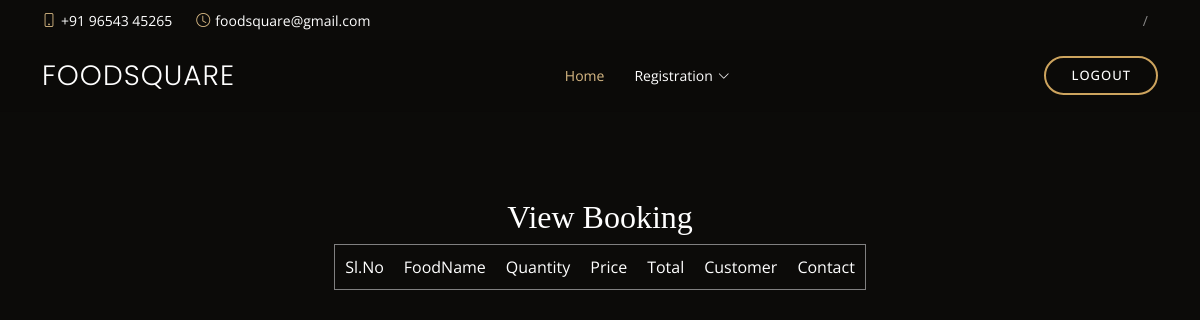
Page /Restaurant/viewproduct/2 on the earlier database version.
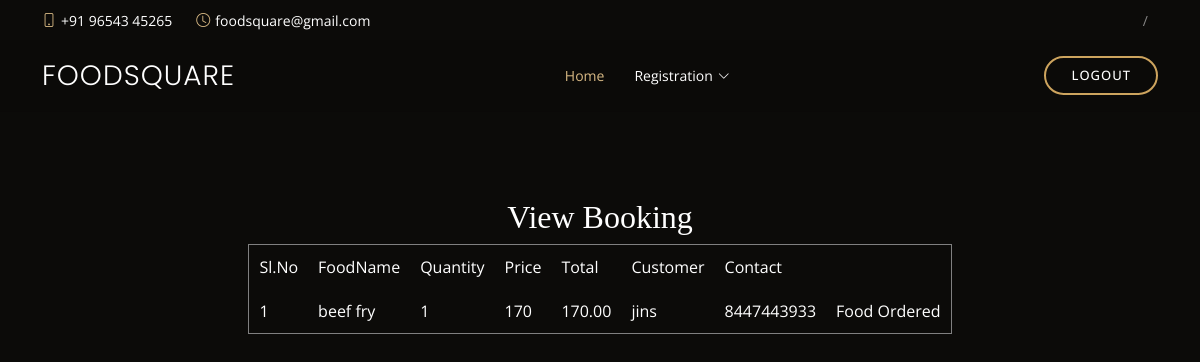
Same page on the later database version.
### User/models.py (models this page shows)
class tbl_cart(models.Model):
    cart_qty=models.CharField(max_length=50,default=1)
    cart_status = models.IntegerField(default="0")
    food = models.ForeignKey(tbl_food, on_delete=models.CASCADE)
    booking = models.ForeignKey(tbl_booking, on_delete=models.CASCADE)

class tbl_booking(models.Model):
    booking_amount=models.CharField(max_length=50)
    booking_datetime=models.DateTimeField(auto_now_add=True)
    booking_status = models.IntegerField(default="0")
    user = models.ForeignKey(tbl_user, on_delete=models.CASCADE)
    delivery = models.ForeignKey(tbl_deliveryboy, on_delete=models.CASCADE, null=True)

### Restaurant/models.py (models this page shows)
class tbl_food(models.Model):
    food_name=models.CharField(max_length=50)
    foodtype=models.ForeignKey(tbl_foodtype,on_delete=models.CASCADE,null=True)
    category=models.ForeignKey(tbl_category,on_delete=models.CASCADE,null=True)
    rest=models.ForeignKey(tbl_restaurant,on_delete=models.CASCADE,null=True)
    food_photo=models.FileField(upload_to='Assets/FoodImage/')
    food_price=models.CharField(max_length=50)

### Guest/models.py (models this page shows)
class tbl_user(models.Model):
    user_name=models.CharField(max_length=50)
    user_gender=models.CharField(max_length=50)
    user_contact=models.CharField(max_length=50)
    user_contact1=models.CharField(max_length=50)
    user_email=models.CharField(max_length=50)
    user_password=models.CharField(max_length=50)
    place = models.ForeignKey(tbl_place, on_delete=models.CASCADE)

### Restaurant/views.py (the view)
# urls.py: path('viewproduct/<int:id>',views.viewproduct,name="viewproduct"),
def viewproduct(request,id):
     cart = tbl_cart.objects.filter(booking=id)
     return render(request,"Restaurant/View_product.html",{"data":cart})

### Restaurant/Templates/Restaurant/View_product.html (shortened to what this page needs)
{% extends 'Restaurant/Head.html' %}
{% block content %}
{% load static %}
<!DOCTYPE html>
<html lang="en">
<head>
</head>
<body>
<form action="" method="post">
    <br><br>
    <h2 align="center">View Booking</h2>
<table border="1" align="center">
    <tr>
        <td>Sl.No</td>
        <td>FoodName</td>
        <td>Quantity</td>
        <td>Price</td>
        <td>Total</td>
        <td>Customer</td>
        <td>Contact</td>
    </tr>
    {% for i in data %}
    <tr>
        <td>{{forloop.counter}}</td>
        <td>{{i.food.food_name}}</td>
        <td>{{i.cart_qty}}</td>
        <td>{{i.food.food_price }}</td>
        <td>{{i.booking.booking_amount}}</td>
        <td>{{i.booking.user.user_name}}</td>
        <td>{{i.booking.user.user_contact}}</td>
        <td>{% if  i.booking.booking_status == 3 %}
            Food Ordered
            {% endif %}
        </td>
    </tr>
    {% endfor %}
</form>
</body>
</html>
{% endblock content %}

### Restaurant/Templates/Restaurant/Head.html (shortened to what this page needs)
<!DOCTYPE html>
<html lang="en">
{% load static %}
<head>
  <link href="{% static 'Main/assets/vendor/animate.css/animate.min.css' %}" rel="stylesheet">
  <link href="{% static 'Main/assets/vendor/aos/aos.css' %}" rel="stylesheet">
  <link href="{% static 'Main/assets/vendor/bootstrap/css/bootstrap.min.css' %}" rel="stylesheet">
  <link href="{% static 'Main/assets/vendor/bootstrap-icons/bootstrap-icons.css' %}" rel="stylesheet">
  <link href="{% static 'Main/assets/vendor/boxicons/css/boxicons.min.css' %}" rel="stylesheet">
  <link href="{% static 'Main/assets/vendor/glightbox/css/glightbox.min.css' %}" rel="stylesheet">
  <link href="{% static 'Main/assets/vendor/swiper/swiper-bundle.min.css' %}" rel="stylesheet">
  <link href="{% static 'Main/assets/css/style.css' %}" rel="stylesheet">
</head>
<body>
  <div id="topbar" class="d-flex align-items-center fixed-top">
    <div class="container d-flex justify-content-center justify-content-md-between">
      <div class="contact-info d-flex align-items-center">
        <i class="bi bi-phone d-flex align-items-center"><span>+91 96543 45265</span></i>
        <i class="bi bi-clock d-flex align-items-center ms-4"><span> foodsquare@gmail.com</span></i>
      </div>
      <div class="languages d-none d-md-flex align-items-center">
        <ul>
          <li><a href="#"></a></li>
        </ul>
      </div>
    </div>
  </div>
  <header id="header" class="fixed-top d-flex align-items-cente">
    <div class="container-fluid container-xl d-flex align-items-center justify-content-lg-between">
      <h1 class="logo me-auto me-lg-0"><a href="index.html">FOODSQUARE</a></h1>
      <nav id="navbar" class="navbar order-last order-lg-0">
        <ul>
          <li><a class="nav-link scrollto active" href="{% url 'Guest:LoadMainIndex' %}">Home</a></li>
          <li class="dropdown"><a href="#"><span>Registration</span> <i class="bi bi-chevron-down"></i></a>
          </li>
        </ul>
      </nav>
      <a href="{% url 'Restaurant:logout' %}" class="book-a-table-btn scrollto d-none d-lg-flex">logout</a>
    </div>
  </header>
  <main id="main">
  <div class="sp">
    {% block content %}
  {% endblock content %}
  </div>
</main>
</body>
</html>

### Guest/static/Main/assets/css/style.css (style rules this page uses)
body { font-family: "Open Sans", sans-serif; background: #0c0b09; color: #fff; }
a { color: #cda45e; text-decoration: none; }
h1, h2, h3, h4, h5, h6 { font-family: "Playfair Display", serif; }
#topbar { height: 40px; font-size: 14px; transition: all 0.5s; z-index: 996; }
#topbar .contact-info i { font-style: normal; color: #d9ba85; }
#topbar .contact-info i span { padding-left: 5px; color: #fff; }
#topbar .languages ul { display: flex; flex-wrap: wrap; list-style: none; padding: 0; margin: 0; color: #cda45e; }
#topbar .languages ul li + li { padding-left: 10px; }
#topbar .languages ul li + li::before { display: inline-block; padding-right: 10px; color: rgba(255, 255, 255, 0.5); content: "/"; }
#header { background: rgba(12, 11, 9, 0.6); border-bottom: 1px solid rgba(12, 11, 9, 0.6); transition: all 0.5s; z-index: 997; padding: 15px 0; top: 40px; }
#header .logo { font-size: 28px; margin: 0; padding: 0; line-height: 1; font-weight: 300; letter-spacing: 1px; text-transform: uppercase; font-family: "Poppins", sans-serif; }
#header .logo a { color: #fff; }
.book-a-table-btn { margin: 0 0 0 15px; border: 2px solid #cda45e; color: #fff; border-radius: 50px; padding: 8px 25px; text-transform: uppercase; font-size: 13px; font-weight: 500; letter-spacing: 1px; transition: 0.3s; }
.navbar { padding: 0; }
.navbar ul { margin: 0; padding: 0; display: flex; list-style: none; align-items: center; }
.navbar li { position: relative; }
.navbar a { display: flex; align-items: center; justify-content: space-between; padding: 10px 0 10px 30px; color: #fff; white-space: nowrap; transition: 0.3s; font-size: 14px; }
.navbar a i { font-size: 12px; line-height: 0; margin-left: 5px; }
.navbar a:hover, .navbar .active, .navbar li:hover > a { color: #d9ba85; }

### Restaurant/Templates/Restaurant/Head.html (style rules this page uses)
.sp { padding-top: 150px; }

### Restaurant/Templates/Restaurant/View_product.html (style rules this page uses)
tr, td { padding: 10px; }

Differences in the rows shown:
added tbl_cart: food.food_name "beef fry", cart_qty "1", food.food_price "170", booking.booking_amount "170.00", booking.user.user_name "jins", booking.user.user_contact "8447443933", shows "Food Ordered"
